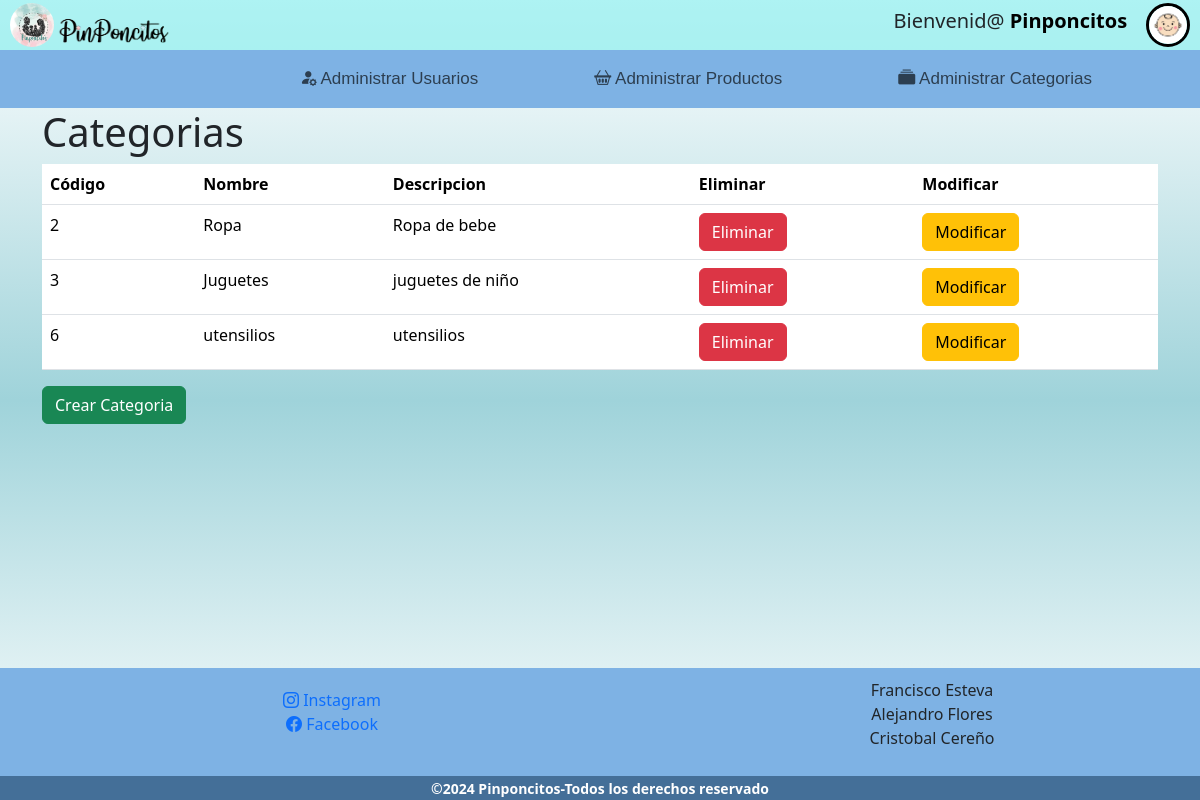
The page /ListaCategoria (signed in) on the database its author committed.
### tienda/models.py (models this page shows, shortened)
class Categoria(models.Model):
    id_categoria = models.AutoField(primary_key=True,verbose_name="ID")
    nombre       = models.CharField(max_length=20, verbose_name="Nombre")
    descripcion  = models.TextField(max_length=150 ,verbose_name="Descripción")

### tienda/views.py (the view)
# urls.py: path('ListaCategoria',ListaCategoria ,name='ListaCategoria'),
@user_passes_test(check_admin)
def ListaCategoria (request):
    categoria = Categoria.objects.all()
    datos = {
        'categorias':categoria
    }
    return render(request,'Paginas/Administracion/ListaCategorias.html',datos)

### tienda/procesos.py (called while the page is built)
def total_boleta(request):
    total = 0
    if request.user.is_authenticated:
        if "carrito"in request.session.keys():
            try:
                for key,value in request.session["carrito"].items():
                    total = total + (int(value['precio']))*(value['cantidad'])
            except KeyError:
                request.session['carrito']={}
                total = 0
    return {'total_carrito':int(total)}

### tienda/templatetags/user_filters.py (called while the page is built)
@register.filter(name='has_group')
def has_group(user, group_name):
    return Group.objects.filter(name=group_name, user=user).exists()

### tienda/views.py (called while the page is built)
def check_admin(user):
    return user.groups.filter(name='Admin').exists()

### tienda/templates/Paginas/Administracion/ListaCategorias.html (shortened to what this page needs)
{% extends "Cuenta/cuenta.html" %}
{% block content %}
<!DOCTYPE html>
<html lang="en">
<head>
    {% load static %}
</head>
<body>
    <div class="container">
        <h1>Categorias</h1>
        <table class="table">
            <thead>
                <tr>
                    <th>Código</th>
                    <th>Nombre</th>
                    <th>Descripcion</th>
                    <th>Eliminar</th>
                    <th>Modificar</th>
                </tr>
            </thead>
            <tbody>
                {% for categori in categorias%}
                <tr>
                    <td>{{ categori.id_categoria }}</td>
                    <td>{{ categori.nombre }}</td>
                    <td>{{ categori.descripcion }}</td>
                    {% if user.is_authenticated %}
                        <td>
                            <a href="{% url 'eliminarCategoria' categori.id_categoria %}" class="btn btn-danger">Eliminar</a>
                        </td>
                    {% else %}
                        <td>
                            <a href="#" class="btn btn-danger">No tiene permiso</a>
                        </td>
                    {% endif %}
                    <td>
                        <a href="{% url 'EditarCategoria' categori.id_categoria %}" class="btn btn-warning">Modificar</a>
                    </td>
                </tr>
                {% endfor %}
            </tbody>
        </table>
        <a href="{% url 'AñadirCategoria' %}" class="btn btn-success">Crear Categoria</a>
    </div>
</body>
</html>
{% endblock %}

### tienda/templates/Cuenta/cuenta.html (shortened to what this page needs)
<!DOCTYPE html>
<html lang="en">
<head>
    {% load static %}
    {% load user_filters %}
    <link rel="stylesheet" href="{%static 'CSS/Main Style.css' %}"></link>
    <link rel="stylesheet" href="https://cdn.jsdelivr.net/npm/bootstrap-icons@1.11.3/font/bootstrap-icons.min.css">
    <link href="https://cdn.jsdelivr.net/npm/bootstrap@5.3.3/dist/css/bootstrap.min.css" rel="stylesheet">
</head>
<body>
    <header class="cabezera">
        <a href="{% url 'index' %}" class="pinpon"><img src="{% static 'Imagenes/icono.jpeg' %}" alt="icono pagina" class="icono">
        <img src="{%static 'Imagenes/aas.png' %}" id="icono1"  alt="icono"></a>
        <link rel="stylesheet" href="{%static 'CSS/Style Cuenta.css' %}"></link>
        <Div class="user">
            {% if user.is_authenticated %}
                <div style="display: flex; align-items: center;">
                    <h5>Bienvenid@ <span style="font-weight: bold;">{{ user.username }}</span></h5>
                    <button class="perfil" type="submit" onclick="AbrirCuenta(event);">
                        <img src="{% static 'Imagenes/Perfil.png' %}" alt="perfil">
                    </button>
                </div>
            {% else %}
                <div id="reg">
                    <a href="{% url 'Login' %}" class="boton"><span>Iniciar Sesión</span></a>
                    <a href="{% url 'Registro' %}" class="boton"><span>Registrarse</span></a>
                </div>
            {% endif %}
    </header>
    {% if user.is_authenticated %}
        {% if user|has_group:"Admin" %}
            <nav class=" navbar navbar-expand-lg navbar-light  ">
                <div class="container-nav">
                    <div class = "collapse navbar-collapse " id="navbar-star">
                        <ul class="navbar-nav ms-auto mb-2 mb-lg-0">
                            <li class="nav-item">
                                <a class="nav-link" href="{% url 'ListaUsuarios' %}" ><i class="bi bi-person-fill-gear"></i> Administrar Usuarios</a>
                            </li>
                            <li class="nav-item">
                                <a class="nav-link" href="{% url 'ListaProductos' %}"><i class="bi bi-basket2"></i> Administrar Productos</a>
                            <li class="nav-item">
                                <a class="nav-link" href="{% url 'ListaCategoria' %}"><i class="bi bi-collection-fill"></i> Administrar Categorias</a>
                            </li>
                        </ul>
                    </div>
                </div>
            </nav>
        {% endif %}
    {% endif %}
</body>
{% block content %}
{% endblock %}
<footer >
    <div id="margen">
    </div>
    <div class="contenedor-footer">
        <div id="contactos">
            <ul>
                <ol><a href="https://www.instagram.com/pinponcitos2020/" target="_blank"><i class="bi bi-instagram"></i> Instagram</a>
                    </ol>
                <ol><a href="https://web.facebook.com/pinponcitos.cereno" target="_blank"><i class="bi bi-facebook"></i> Facebook</a></ol>
            </ul>
        </div>
        <div id="nosotros">
            <ul>
                <ol>Francisco Esteva</ol>
                <ol>Alejandro Flores </ol>
                <ol>Cristobal Cereño</ol>
            </ul>
        </div>
        <div id="copyrai">
            <small>&copy;2024 <b>Pinponcitos</b>-Todos los derechos reservado</small>
        </div>
    </div>
</footer>
</html>

### tienda/static/CSS/Main Style.css (style rules this page uses)
body { background: linear-gradient(#ffffff, #9fd3da, #ffffff); }
.cabezera { background-color: rgb(121, 236, 236,0.6); height: 50px; width: 100%; padding: 3px 10px; display: flex; }
.icono { object-fit: cover; max-height: 100%; margin-right: 10px; border-radius: 50%; }
#icono1 { width:120px; max-height: 100%; position: absolute; left:50px; transform: translateY(-25%); }
.pinpon { height: 100%; width: auto; }
.navbar { background-color: rgb(126, 178, 228); width: 100%; display: flex; flex-direction: row; }
.container-nav { width: 100%; margin-left: 4px; }
.nav-item { font-family: 'Franklin Gothic Medium', 'Arial Narrow', Arial, sans-serif; font-size: 17px; color: rgb(253, 253, 253); margin-right: 100px; }
.contenedor-footer { background-color: rgb(126, 178, 228); display: flex; justify-content: space-around; flex-direction: row; flex-wrap: wrap; width: 100%; position: absolute; bottom: 0; text-align: center; margin-top: auto; }
#margen { padding-top: 15px; padding-bottom: 15px; }
#contactos { text-align: center; width: 50%; height: auto; padding: 20px; }
#contactos a { text-decoration: none; }
#nosotros { text-align: center; width: 50%; height: auto; padding: 10px; }
#copyrai { text-align: center; width: 100%; background-color: rgb(68, 111, 152); color: white; height: auto; font-weight: 650; }

### tienda/templates/Cuenta/cuenta.html (style rules this page uses)
.user { height: 100%; width: 100%; display: flex; position: relative; justify-content: flex-end; align-items: center; margin-left: 300px; box-sizing: border-box; }
.perfil { height: 44px; width: 44px; border : 3px solid black; border-radius: 50%; margin-left: 0.5cm; overflow: hidden; padding: 0; background: none; }
.perfil img { height: 100%; width: 100%; object-fit: cover; border-radius: 50%; }
span { color: black; }
body { position: relative; padding-bottom: 7em; min-height: 100vh; }
.contenedor-footer { background-color: rgb(126, 178, 228); display: flex; justify-content: space-around; flex-direction: row; flex-wrap: wrap; width: 100%; position: absolute; bottom: 0; text-align: center; margin-top: auto; }

### rows shown on the page
Categoria: id_categoria "2", nombre "Ropa", descripcion "Ropa de bebe"
Categoria: id_categoria "3", nombre "Juguetes", descripcion "juguetes de niño"
Categoria: id_categoria "6", nombre "utensilios", descripcion "utensilios"

### other values the page prints
{{ user.username }} "Pinponcitos"
